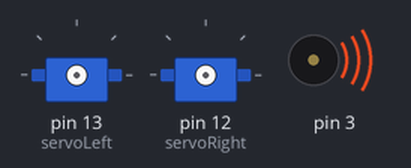
Simulated run of this sketch. Board: Arduino Uno, built with avr-gcc and run on an emulated ATmega328P. On the bench: 2 × servo, buzzer (waves = sounding).

Above: at 0.1 s.
At 6.8 s:
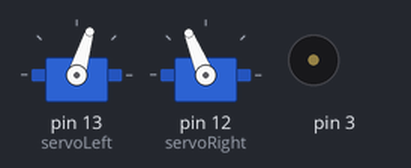
At 18.3 s:
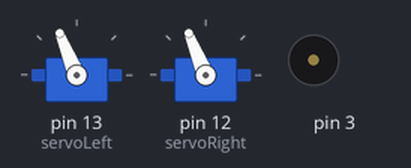
At 37.6 s:
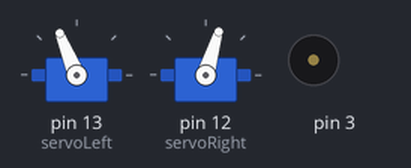
Timing chart, 0 to 39.1 s (numbered marks = the images above):
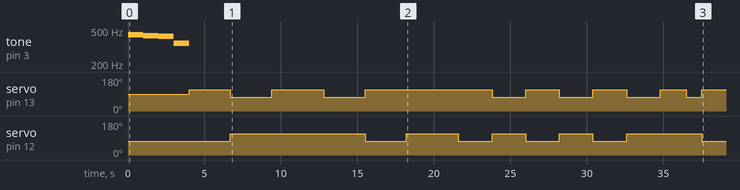

The sketch:

Laura-Dance_Party.ino
```cpp
// Robotics with the BOE Shield - ForwardThreeSeconds
// Make the BOE Shield-Bot roll forward for three seconds, then stop.

#include <Servo.h>                           // Include servo library

Servo servoLeft;                             // Declare left and right servos
Servo servoRight;

void Stringback(){
  servoLeft.writeMicroseconds(1700);         // Left wheel counterclockwise
  servoRight.writeMicroseconds(1300);        // Right wheel clockwise
  delay(1000);
}

void Stringfront(){
  servoLeft.writeMicroseconds(1300);         // Left wheel counterclockwise
  servoRight.writeMicroseconds(1700);        // Right wheel clockwise
  delay(1000);
}

void Stringbacks(){
  servoLeft.writeMicroseconds(1700);         // Left wheel counterclockwise
  servoRight.writeMicroseconds(1300);        // Right wheel clockwise
  delay(500);
}

void Stringfronts(){
  servoLeft.writeMicroseconds(1300);         // Left wheel counterclockwise
  servoRight.writeMicroseconds(1700);        // Right wheel clockwise
  delay(500);
}

void Stringswirl(){
  servoLeft.writeMicroseconds(1700);         // Left wheel counterclockwise
  servoRight.writeMicroseconds(1700);        // Right wheel clockwise
  delay(1700);
}

void blink (){
  digitalWrite(8,HIGH);
  delay(1200);
  digitalWrite(8,LOW);
  delay(500);

}
void setup()                                 // Built-in initialization block


{  tone(3, 440,1000);                       // Play tone for 1 second
  delay(1000);                               // Delay to finish tone
  tone(3, 430,1000);                       // Play tone for 1 second
  delay(1000);
  tone(3, 420,1000);                       // Play tone for 1 second
  delay(1000);
  tone(3, 350,1000);                       // Play tone for 1 second
  delay(1000);
  servoLeft.attach(13);                      // Attach left signal to pin 13
  servoRight.attach(12);                     // Attach right signal to pin 12

  // Full speed forward
  Stringback();
  blink();
  Stringfront();
  blink();
  Stringswirl();
  blink();
  Stringfront();
  blink();
  Stringback();
  blink();
  Stringswirl();
  blink();
  Stringbacks();
  blink();
  Stringfronts();
  blink();
  Stringbacks();
  blink();
  Stringfronts();
  blink();
  Stringbacks();
  blink();
  Stringfronts();
  blink();
  Stringswirl();
  Stringfront();
  Stringbacks();
  servoLeft.detach();                        // Stop sending servo signals
  servoRight.detach();

}


void loop()  // Main loop auto-repeats
{    blink();
  // Empty, nothing needs repeating
}
```
